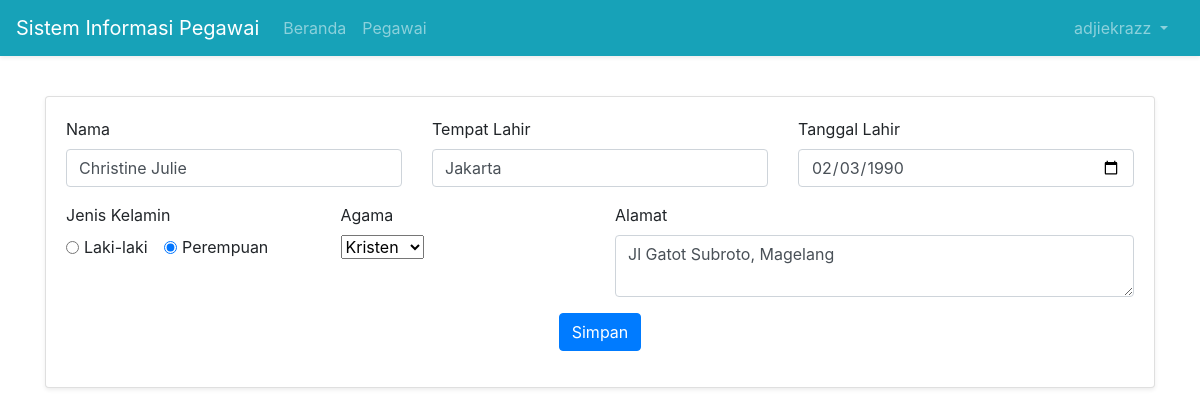
/index.php?page=Edit-Pegawai&id=2 (signed in), run on the app's committed database.
### tables this page shows
CREATE TABLE `pegawai` (
  `id` int(11) NOT NULL,
  `nama` varchar(64) NOT NULL,
  `jenis_kelamin` enum('Laki-laki','Perempuan') NOT NULL,
  `tanggal_lahir` date NOT NULL,
  `tempat_lahir` varchar(64) NOT NULL,
  `agama` enum('Islam','Kristen','Katholik','Hindu','Budha','Lainnya') NOT NULL,
  `alamat` varchar(255) NOT NULL
);

### pages/form-edit.php (the view, shortened to what this page needs)
<?php
    $id = $_GET['id'];
    $sql = "SELECT * FROM pegawai WHERE id = $id";
    $query = mysqli_query($koneksi, $sql);
    $pegawai = mysqli_fetch_assoc($query);
?>
<form action="" method="post">
<div class="row">
        <div class="col-xs-12 col-md-4 form-group">
            <label for="nama">Nama</label>
            <input type="text" class="form-control" name="nama" value="<?= $pegawai['nama']?>">
        </div>
        <div class="col-xs-12 col-md-4 form-group">
            <label for="tempat_lahir">Tempat Lahir</label>
            <input type="text" class="form-control" name="tempat_lahir" value="<?= $pegawai['tempat_lahir']?>">
        </div>
        <div class="col-xs-12 col-md-4 form-group">
            <label for="tanggal_lahir">Tanggal Lahir</label>
            <input type="date" class="form-control" name="tanggal_lahir" value="<?= $pegawai['tanggal_lahir']?>">
        </div>
    </div>
    <div class="row">
        <div class="col-xs-12 col-md-3 form-group">
            <label for="jenis_kelamin">Jenis Kelamin</label><br>
            <div class="form-check-inline">
                <input class="form-check-input" type="radio" name="jenis_kelamin" value="Laki-laki" <?= $pegawai['jenis_kelamin'] === 'Laki-laki' ? 'checked' : '' ; ?>>
                <label class="form-check-label" for="jenis_kelamin">
                    Laki-laki
                </label>
            </div>
            <div class="form-check-inline">
                <input class="form-check-input" type="radio" name="jenis_kelamin" value="Perempuan" <?= $pegawai['jenis_kelamin'] === 'Perempuan' ? 'checked' : '' ; ?>>
                <label class="form-check-label" for="jenis_kelamin">
                    Perempuan
                </label>
            </div>
        </div>
        <div class="col-xs-12 col-md-3 form-group">
            <label for="agama">Agama</label><br>
            <select name="agama">
                <option value="Kristen" <?= $pegawai['agama'] === 'Kristen' ? 'selected' : '';?>>Kristen</option>
            </select>
        </div>
        <div class="col-xs-12 col-md-6 form-group">
            <label for="alamat">Alamat</label>
            <textarea name="alamat" class="form-control" rows="2"><?= $pegawai['alamat']; ?></textarea>
        </div>
    </div>
    <div class="row">
        <div class="col-md-12 form-group">
            <div class="text-center">
                <button type="submit" class="btn btn-primary" name="simpan">Simpan</button>
            </div>
        </div>
    </div>
</form>

### data on the page
pegawai: nama "Christine Julie", tempat_lahir "Jakarta", tanggal_lahir "02/03/1990", jenis_kelamin "☑", agama "Kristen", alamat "Jl Gatot Subroto, Magelang"

### other printed values
$_SESSION['username'] "adjiekrazz"
